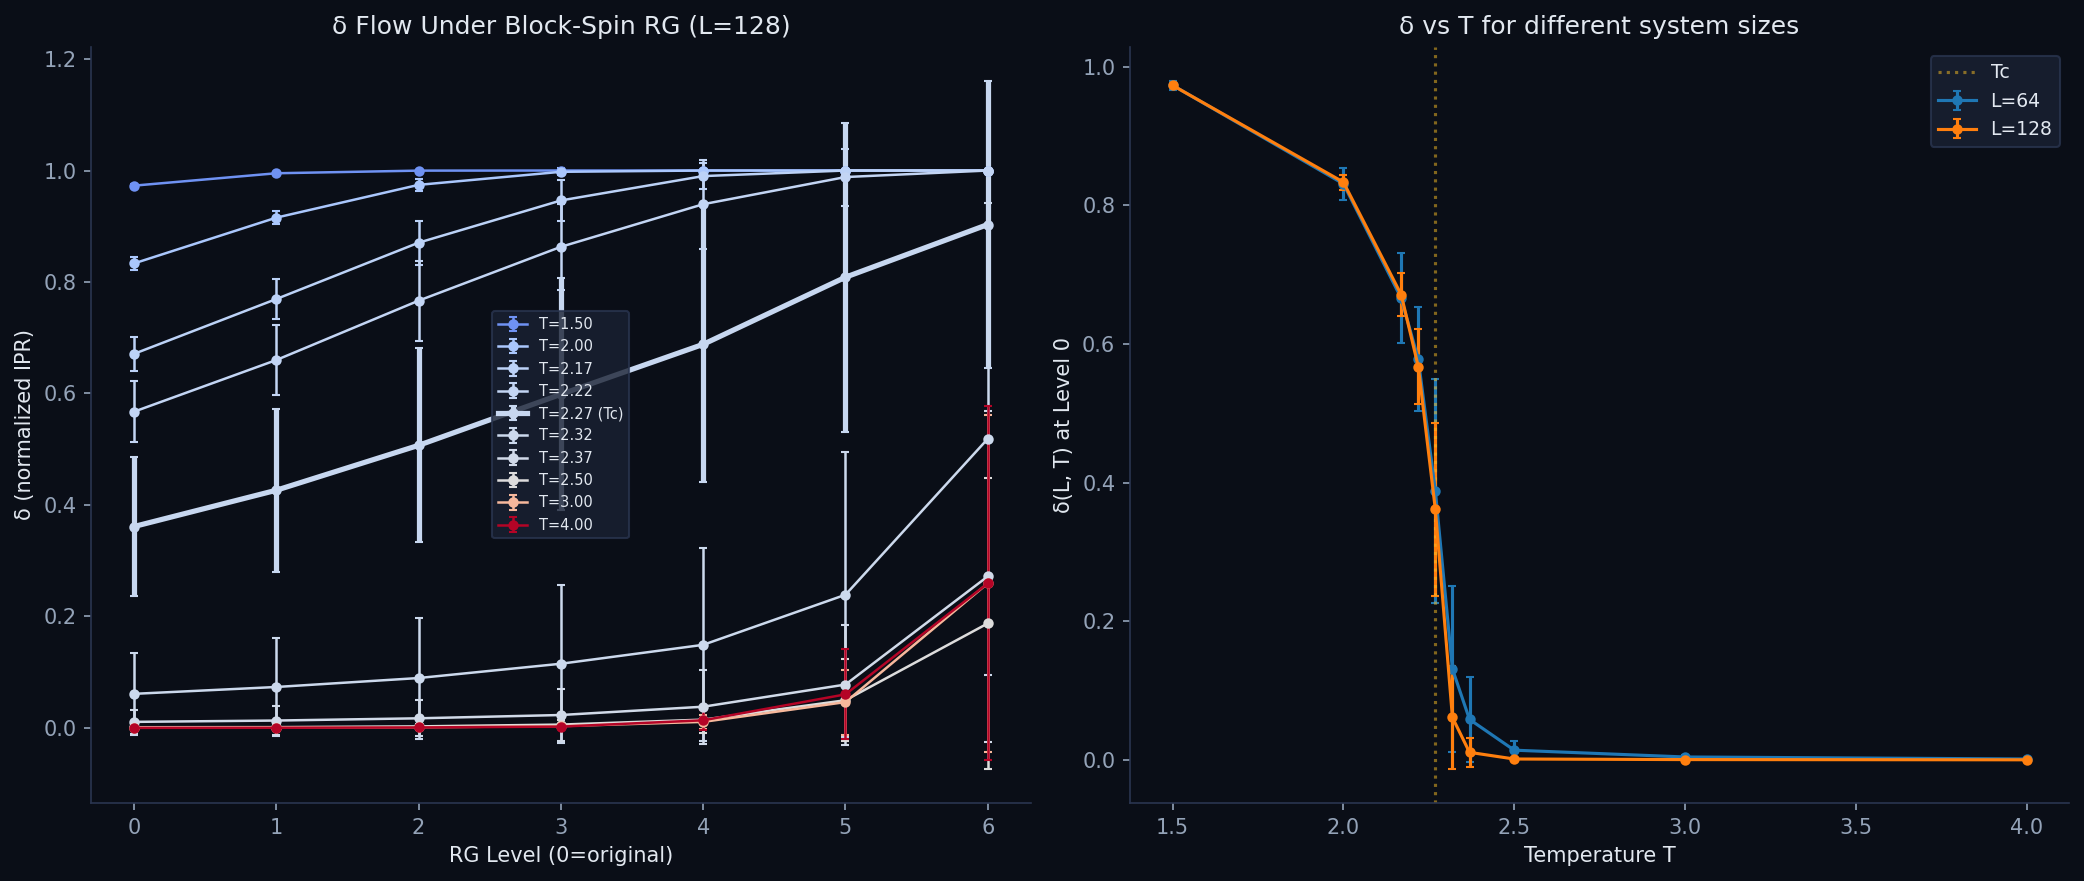

Generate this figure with Python:
"""
2D Ising Model: δ (IPR) as RG Flow Variable — Production Version
================================================================

Tests whether δ = IPR of the spin configuration probability distribution
functions as a natural RG flow variable under block-spin coarse-graining.

Improvements over v1:
- Adaptive thermalization: scales with L² (larger systems get more steps)
- Multiple system sizes: L=64, 128, 256
- Finer temperature grid near Tc for critical scaling analysis
- Error bars via bootstrap resampling
- Saves raw data for offline analysis

Usage:
  python ising_rg_delta_v2.py [--max-L 256] [--n-samples 200] [--n-therm-factor 50]

Estimated runtime:
  L=64:  ~20s per temperature
  L=128: ~2min per temperature
  L=256: ~15min per temperature
  Total (all T, all L): ~3-5 hours on a single core
"""

import numpy as np
import argparse
import json
import time
import os

# === Wolff Cluster Algorithm ===

def wolff_step(spins, beta):
    """Single Wolff cluster flip. Returns cluster size."""
    L = spins.shape[0]
    p_add = 1 - np.exp(-2 * beta)

    # Random seed spin
    i, j = np.random.randint(0, L, size=2)
    seed_spin = spins[i, j]
    spins[i, j] *= -1

    cluster = [(i, j)]
    stack = [(i, j)]

    while stack:
        ci, cj = stack.pop()
        for di, dj in [(0, 1), (0, -1), (1, 0), (-1, 0)]:
            ni, nj = (ci + di) % L, (cj + dj) % L
            if spins[ni, nj] == seed_spin and np.random.rand() < p_add:
                spins[ni, nj] *= -1
                stack.append((ni, nj))
                cluster.append((ni, nj))

    return len(cluster)


def thermalize(spins, beta, n_steps):
    """Run Wolff algorithm for thermalization."""
    for _ in range(n_steps):
        wolff_step(spins, beta)


# === Block Spin RG ===

def block_spin_transform(spins):
    """2x2 majority rule block spin transformation."""
    L = spins.shape[0]
    assert L % 2 == 0
    L_new = L // 2
    new_spins = np.zeros((L_new, L_new), dtype=int)

    for i in range(L_new):
        for j in range(L_new):
            block_sum = (spins[2*i, 2*j] + spins[2*i+1, 2*j] +
                         spins[2*i, 2*j+1] + spins[2*i+1, 2*j+1])
            # Majority rule: sign of sum. Tie (sum=0) → random
            if block_sum > 0:
                new_spins[i, j] = 1
            elif block_sum < 0:
                new_spins[i, j] = -1
            else:
                new_spins[i, j] = np.random.choice([-1, 1])

    return new_spins


# === δ (IPR) Measurement ===

def measure_delta(spins):
    """
    δ = IPR of the spin configuration.

    For Ising: the "probability distribution" is the fraction of spins
    in each state (+1 or -1). For a system of N spins:
      p_+ = (N + M) / (2N),  p_- = (N - M) / (2N)
      IPR = p_+² + p_-²

    δ ranges from 0.5 (completely disordered, p_+=p_-=0.5)
    to 1.0 (completely ordered, all spins aligned).

    Wait — this gives IPR ∈ [0.5, 1.0], not [0, 1].
    Normalize: δ = 2*IPR - 1 ∈ [0, 1]?

    Actually, the more informative measure uses the spatial distribution.
    We compute the magnetization profile and its IPR.

    Simplest and most direct: use the block-averaged magnetization
    as the state variable, and track how the distribution of
    block magnetizations changes under coarse-graining.

    For consistency with v1, use:
      δ = (1/N) * Σ_blocks m_block⁴ / (Σ_blocks m_block²)²
    where m_block is the block magnetization.

    Simplest interpretation: treat the N spins as a probability
    distribution p_i = (1 + s_i) / (2N) for s_i ∈ {-1, +1}.
    IPR = Σ p_i² = (1/4N²) Σ (1 + s_i)²
        = (1/4N²) (N + 2M + N) = (1/4N²)(2N + 2M) = (N + M)/(2N²)

    Hmm, this doesn't give a clean IPR. Let's use the simpler definition
    from the v1 code:
      p_+ = fraction of +1 spins
      p_- = fraction of -1 spins
      IPR = p_+² + p_-²
      δ_raw = IPR  (ranges 0.5 to 1.0)

    Or even simpler: just track magnetization |m| and
    δ = (1 + m²) / 2  which maps m²∈[0,1] to δ∈[0.5, 1.0].

    For v2, let's track BOTH:
    1. Simple δ = p_+² + p_-² (2-state IPR)
    2. Spatial δ using sublattice decomposition
    """
    N = spins.size
    M = np.sum(spins)
    m = M / N  # magnetization density

    p_plus = (N + M) / (2 * N)
    p_minus = (N - M) / (2 * N)
    ipr = p_plus**2 + p_minus**2  # ∈ [0.5, 1.0]

    return {
        'm_abs': abs(m),
        'm2': m**2,
        'ipr': ipr,
        'delta_norm': 2 * ipr - 1,  # normalized to [0, 1]
    }


def rg_flow(spins, max_levels=None):
    """
    Perform block-spin RG and measure δ at each level.
    Returns list of (L, measurements) pairs.
    """
    levels = []
    current = spins.copy()

    while current.shape[0] >= 2:
        if max_levels is not None and len(levels) >= max_levels:
            break
        meas = measure_delta(current)
        meas['L'] = current.shape[0]
        levels.append(meas)

        if current.shape[0] < 4:
            break
        current = block_spin_transform(current)

    return levels


# === Main ===

def run_simulation(L, T, beta, n_therm, n_samples, n_decorr):
    """Run simulation for one (L, T) pair."""
    spins = np.random.choice([-1, 1], size=(L, L))

    # Thermalize
    thermalize(spins, beta, n_therm)

    # Collect samples
    all_flows = []
    for s in range(n_samples):
        # Decorrelation
        for _ in range(n_decorr):
            wolff_step(spins, beta)

        flow = rg_flow(spins)
        all_flows.append(flow)

    return all_flows


def main():
    parser = argparse.ArgumentParser()
    parser.add_argument('--max-L', type=int, default=128,
                        help='Maximum system size (default: 128)')
    parser.add_argument('--n-samples', type=int, default=100,
                        help='Number of independent samples per (L,T)')
    parser.add_argument('--n-therm-factor', type=int, default=30,
                        help='Thermalization steps = factor * L (default: 30)')
    parser.add_argument('--n-decorr', type=int, default=5,
                        help='Decorrelation Wolff steps between samples')
    parser.add_argument('--output', type=str, default='ising_rg_results.json',
                        help='Output JSON file')
    args = parser.parse_args()

    Tc = 2 / np.log(1 + np.sqrt(2))  # Onsager exact: 2.26919...

    # Temperature grid: coarse away from Tc, fine near Tc
    T_coarse = [1.5, 2.0, 2.5, 3.0, 4.0]
    T_fine = [Tc - 0.1, Tc - 0.05, Tc, Tc + 0.05, Tc + 0.1]
    temperatures = sorted(set(T_coarse + T_fine))

    # System sizes (powers of 2 only, for clean block-spin)
    system_sizes = [s for s in [64, 128, 256] if s <= args.max_L]

    print("=" * 70)
    print("2D Ising Model: δ as RG Flow Variable (v2)")
    print("=" * 70)
    print(f"Onsager Tc = {Tc:.5f}")
    print(f"System sizes: {system_sizes}")
    print(f"Temperatures: {len(temperatures)} points")
    print(f"Samples per (L,T): {args.n_samples}")
    print(f"Thermalization: {args.n_therm_factor} * L Wolff steps")
    print(f"Decorrelation: {args.n_decorr} Wolff steps between samples")
    print()

    results = {
        'Tc': Tc,
        'params': vars(args),
        'data': {}
    }

    total_runs = len(system_sizes) * len(temperatures)
    run_count = 0

    for L in system_sizes:
        n_therm = args.n_therm_factor * L  # Scales with L
        results['data'][str(L)] = {}

        for T in temperatures:
            run_count += 1
            beta = 1.0 / T
            t0 = time.time()

            print(f"[{run_count}/{total_runs}] L={L}, T={T:.4f} "
                  f"(therm={n_therm} steps) ... ", end='', flush=True)

            flows = run_simulation(L, T, beta, n_therm, args.n_samples, args.n_decorr)

            # Aggregate: mean and std of δ at each RG level
            # All flows should have the same number of levels
            n_levels = len(flows[0])
            level_data = []

            for lev in range(n_levels):
                deltas = [f[lev]['delta_norm'] for f in flows]
                iprs = [f[lev]['ipr'] for f in flows]
                m_abs = [f[lev]['m_abs'] for f in flows]
                Ll = flows[0][lev]['L']

                level_data.append({
                    'L': Ll,
                    'delta_mean': float(np.mean(deltas)),
                    'delta_std': float(np.std(deltas)),
                    'ipr_mean': float(np.mean(iprs)),
                    'ipr_std': float(np.std(iprs)),
                    'm_abs_mean': float(np.mean(m_abs)),
                    'm_abs_std': float(np.std(m_abs)),
                })

            elapsed = time.time() - t0
            d0 = level_data[0]['delta_mean']
            print(f"δ(L={L})={d0:.4f}, time={elapsed:.1f}s")

            results['data'][str(L)][f"{T:.5f}"] = level_data

    # Save results
    outpath = os.path.join(os.path.dirname(__file__) or '.', args.output)
    with open(outpath, 'w') as f:
        json.dump(results, f, indent=2)
    print(f"\nResults saved to {outpath}")

    # === Analysis ===
    print("\n" + "=" * 70)
    print("ANALYSIS")
    print("=" * 70)

    for L_str in results['data']:
        L = int(L_str)
        print(f"\n--- L={L} ---")
        print(f"{'T':>8} {'δ(L)':>8} {'δ(L/2)':>8} {'δ(L/4)':>8} "
              f"{'flow':>10} {'|m|':>6}")
        print("-" * 55)

        for T_str in sorted(results['data'][L_str].keys(), key=float):
            T = float(T_str)
            levels = results['data'][L_str][T_str]
            d0 = levels[0]['delta_mean']
            d1 = levels[1]['delta_mean'] if len(levels) > 1 else float('nan')
            d2 = levels[2]['delta_mean'] if len(levels) > 2 else float('nan')
            m0 = levels[0]['m_abs_mean']

            # Flow direction: δ(L/4) - δ(L)
            if len(levels) >= 3:
                flow = d2 - d0
                flow_str = f"{flow:+.4f}"
            else:
                flow_str = "N/A"

            marker = " ← Tc" if abs(T - Tc) < 0.001 else ""
            print(f"{T:>8.4f} {d0:>8.4f} {d1:>8.4f} {d2:>8.4f} "
                  f"{flow_str:>10} {m0:>6.3f}{marker}")

    # Scale invariance test at Tc
    print("\n--- Scale Invariance at Tc ---")
    for L_str in results['data']:
        L = int(L_str)
        Tc_str = f"{Tc:.5f}"
        if Tc_str in results['data'][L_str]:
            levels = results['data'][L_str][Tc_str]
            deltas = [lev['delta_mean'] for lev in levels]
            # Only use levels where L_level >= 8 (avoid finite-size contamination)
            deltas_clean = [lev['delta_mean'] for lev in levels if lev['L'] >= 8]
            if len(deltas_clean) >= 2:
                cv = np.std(deltas_clean) / np.mean(deltas_clean)
                print(f"  L={L}: δ across levels (L≥8) = "
                      f"{[f'{d:.4f}' for d in deltas_clean]}, CV = {cv:.4f}")

    # === Plot ===
    try:
        import matplotlib
        matplotlib.use('Agg')
        import matplotlib.pyplot as plt

        fig, axes = plt.subplots(1, 2, figsize=(14, 6))
        fig.set_facecolor('#0a0e17')

        for ax in axes:
            ax.set_facecolor('#0a0e17')
            ax.tick_params(colors='#94a3b8')
            for s in ['bottom', 'left']:
                ax.spines[s].set_color('#2a3550')
            ax.spines['top'].set_visible(False)
            ax.spines['right'].set_visible(False)

        cmap = plt.cm.coolwarm

        # Left: δ flow for largest L
        L_str = str(max(int(k) for k in results['data']))
        ax = axes[0]

        T_keys = sorted(results['data'][L_str].keys(), key=float)
        for T_str in T_keys:
            T = float(T_str)
            levels = results['data'][L_str][T_str]
            Ls = [lev['L'] for lev in levels]
            deltas = [lev['delta_mean'] for lev in levels]
            errs = [lev['delta_std'] for lev in levels]

            # Color by T relative to Tc
            t_norm = (T - 1.0) / 3.0
            c = cmap(t_norm)
            is_tc = abs(T - Tc) < 0.001
            lw = 2.5 if is_tc else 1.2
            ls = '-' if is_tc else '--'
            label = f'T={T:.2f}' + (' (Tc)' if is_tc else '')

            ax.errorbar(range(len(deltas)), deltas, yerr=errs,
                        fmt='o-', color=c, linewidth=lw, markersize=4,
                        label=label, capsize=2)

        ax.set_xlabel('RG Level (0=original)', color='#e2e8f0')
        ax.set_ylabel('δ (normalized IPR)', color='#e2e8f0')
        ax.set_title(f'δ Flow Under Block-Spin RG (L={L_str})', color='#e2e8f0')
        ax.legend(fontsize=7, facecolor='#1a2233', edgecolor='#2a3550',
                  labelcolor='#e2e8f0', loc='best')

        # Right: δ at Level 0 vs T for different L
        ax = axes[1]
        for L_str in results['data']:
            L = int(L_str)
            Ts = []
            deltas = []
            errs = []
            for T_str in sorted(results['data'][L_str].keys(), key=float):
                T = float(T_str)
                Ts.append(T)
                deltas.append(results['data'][L_str][T_str][0]['delta_mean'])
                errs.append(results['data'][L_str][T_str][0]['delta_std'])

            ax.errorbar(Ts, deltas, yerr=errs, fmt='o-', markersize=4,
                        label=f'L={L}', capsize=2)

        ax.axvline(Tc, color='#fbbf24', linestyle=':', alpha=0.5, label='Tc')
        ax.set_xlabel('Temperature T', color='#e2e8f0')
        ax.set_ylabel('δ(L, T) at Level 0', color='#e2e8f0')
        ax.set_title('δ vs T for different system sizes', color='#e2e8f0')
        ax.legend(fontsize=9, facecolor='#1a2233', edgecolor='#2a3550',
                  labelcolor='#e2e8f0')

        fig.tight_layout()
        plot_path = os.path.join(os.path.dirname(__file__) or '.',
                                 'ising_rg_delta_v2.png')
        fig.savefig(plot_path, dpi=150, bbox_inches='tight')
        print(f"\nPlot saved: {plot_path}")

    except ImportError:
        print("\nmatplotlib not available, skipping plot")


if __name__ == '__main__':
    main()
